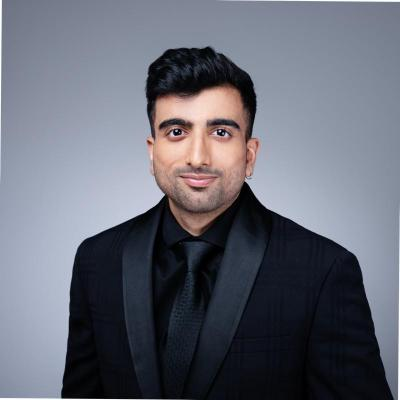
#> input picture portrait-source.jpg, 400 x 400 px, found by its file name
$ python dither.py
#> lines starting #> are read from the running program, lines starting #| are printed output that depends on the picture; after the words box and inside, x2 and y2 are one past the last pixel; in counts of white or black regions, pixels touching at a corner belong together
"""
Stage A: portrait -> 1-bit dithered dot grid (dark mode + light mode).

Source of truth: writes .npy files under data/. The SVG is a derived artifact.
"""
import math
from collections import deque
import numpy as np
from PIL import Image, ImageOps, ImageFilter, ImageEnhance
from scipy.ndimage import (binary_closing, binary_fill_holes, label,
                           binary_erosion, binary_opening)

GRID_W, GRID_H = 300, 340
SUPER = 3  # supersample factor for enhancement + segmentation quality


def load_and_crop(path):
#> called with path = 'portrait-source.jpg'
    im = Image.open(path).convert("RGB")
#> im is the input picture: PIL image 400x400 RGB; mean R, G, B 102, 104.8, 116.1
    # The source photo carries its own pale rounded border; left in, it survives
    # segmentation as a straight dotted rectangle framing the subject.
    inset = int(min(im.size) * 0.035)
#> inset = 14
    im = im.crop((inset, inset, im.size[0] - inset, im.size[1] - inset))
#> im: PIL image 372x372 RGB
    w, h = im.size
#> w = 372; h = 372
    target_aspect = GRID_W / GRID_H  # 0.882
    if w / h > target_aspect:
        new_w = int(h * target_aspect)
#> new_w = 328
        left = (w - new_w) // 2
#> left = 22
        im = im.crop((left, 0, left + new_w, h))
#> im: PIL image 328x372 RGB
    else:
        new_h = int(w / target_aspect)
        top = (h - new_h) // 2
        im = im.crop((0, top, w, top + new_h))
    return im.resize((GRID_W * SUPER, GRID_H * SUPER), Image.LANCZOS)


def enhance(im):
    im = ImageOps.autocontrast(im, cutoff=1)
#> im: PIL image 900x1020 RGB
    im = im.filter(ImageFilter.UnsharpMask(radius=3, percent=140))
    im = ImageEnhance.Contrast(im).enhance(1.3)
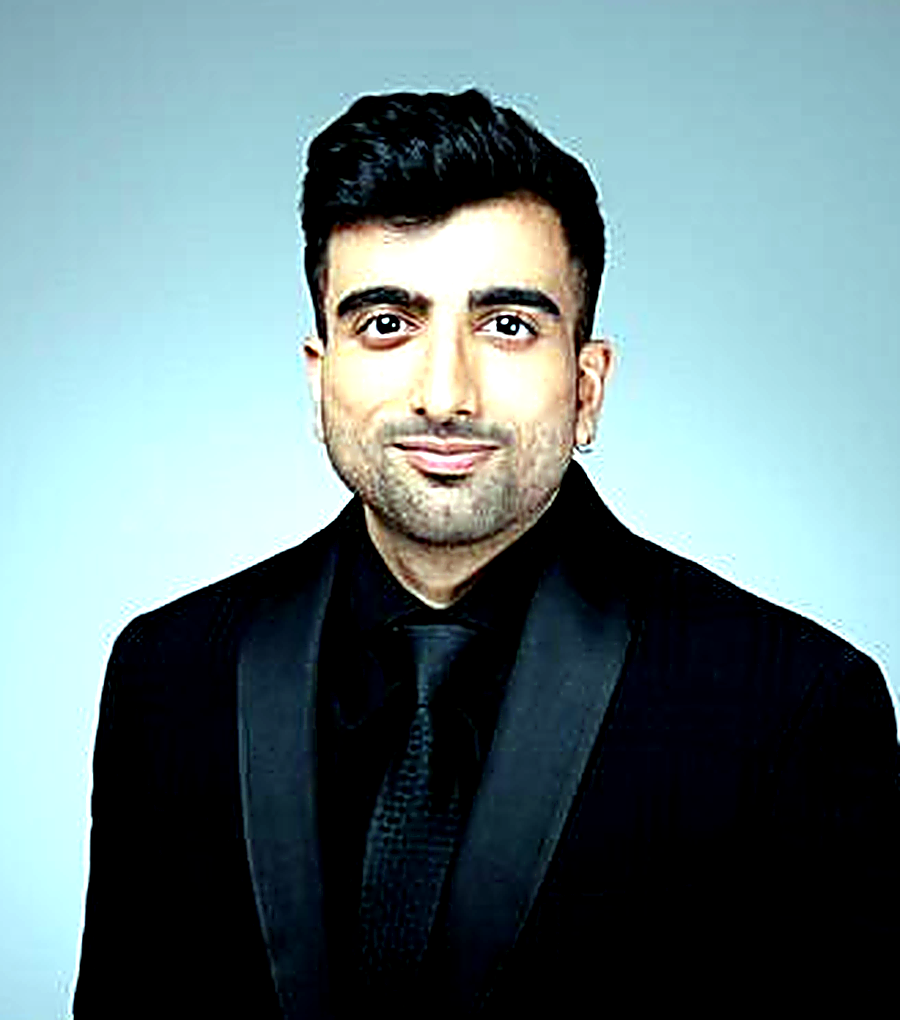
#> im: PIL image 900x1020 RGB; mean R, G, B 103.7, 126.6, 129.9
    return im


def segment_foreground(rgb_small, tol=14.0):
    """rgb_small: (H,W,3) float, at grid resolution. Background varies smoothly
    (gradient) so we region-grow it from the border by LOCAL pixel-to-pixel
    similarity rather than distance-from-one-reference-color -- that's what
    correctly separates a near-black suit/hair from a lit gray background
    that a single global threshold cannot."""
#> called with tol = 14
    h, w, _ = rgb_small.shape
#> h = 340; w = 300
    visited = np.zeros((h, w), dtype=bool)
    bg = np.zeros((h, w), dtype=bool)
    tol2 = tol * tol

    # Seed ONLY from border pixels that actually look like the backdrop.
    # The subject's near-black suit runs off the bottom edge, so seeding every
    # border pixel lets the fill walk straight up through the suit and eat the
    # body. Reference color comes from the top corners, which are always backdrop.
    patch = max(3, min(h, w) // 20)
#> patch = 15
    ref = np.median(
        np.concatenate([
            rgb_small[:patch, :patch].reshape(-1, 3),
            rgb_small[:patch, -patch:].reshape(-1, 3),
        ], axis=0),
        axis=0,
    )
#> ref = [133, 174, 187]
    seed_tol2 = (tol * 4.0) ** 2

    dq = deque()

    def try_seed(y, x):
        dr = rgb_small[y, x] - ref
        if dr @ dr < seed_tol2:
            dq.append((y, x))

    for x in range(w):
        try_seed(0, x)
        try_seed(h - 1, x)
#> this loop made 300 passes
    for y in range(h):
        try_seed(y, 0)
        try_seed(y, w - 1)
#> this loop made 340 passes

    while dq:
        y, x = dq.popleft()
        if visited[y, x]:
            continue
        visited[y, x] = True
        bg[y, x] = True
        cr, cg, cb = rgb_small[y, x]
        if x + 1 < w and not visited[y, x + 1]:
            nr, ng, nb = rgb_small[y, x + 1]
            if (nr - cr) ** 2 + (ng - cg) ** 2 + (nb - cb) ** 2 < tol2:
                dq.append((y, x + 1))
        if x - 1 >= 0 and not visited[y, x - 1]:
            nr, ng, nb = rgb_small[y, x - 1]
            if (nr - cr) ** 2 + (ng - cg) ** 2 + (nb - cb) ** 2 < tol2:
                dq.append((y, x - 1))
        if y + 1 < h and not visited[y + 1, x]:
            nr, ng, nb = rgb_small[y + 1, x]
            if (nr - cr) ** 2 + (ng - cg) ** 2 + (nb - cb) ** 2 < tol2:
                dq.append((y + 1, x))
        if y - 1 >= 0 and not visited[y - 1, x]:
            nr, ng, nb = rgb_small[y - 1, x]
            if (nr - cr) ** 2 + (ng - cg) ** 2 + (nb - cb) ** 2 < tol2:
                dq.append((y - 1, x))
#> this loop made 93034 passes
#> (cr, cg, cb, nr, ng, nb) on passes 1 to 12: (127, 167, 180, 127, 167, 180), (127, 168, 181, 128, 169, 182), (128, 169, 182, 128, 169, 182), (128, 169, 182, 128, 169, 182), (128, 169, 182, 128, 169, 182), (128, 169, 182, 128, 169, 182), (128, 169, 182, 128, 169, 182), (128, 169, 182, 128, 169, 182), (128, 169, 182, 129, 169, 182), (128, 169, 182, 129, 169, 182), (129, 169, 182, 130, 169, 182), (132, 171, 184, 132, 171, 184)
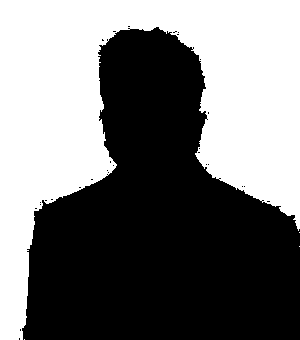
#> bg: shape (340, 300) bool; 46.2% white; 4 white regions (3 under 20 px), largest, box (x1, y1, x2, y2) and area: (0, 0, 300, 340) 47153

    fg = ~bg
    fg = binary_closing(fg, structure=np.ones((5, 5)))
#> fg: shape (340, 300) bool; 53.4% white; 1 black region, box (x1, y1, x2, y2) and area: (0, 0, 300, 340) 47551
    fg = binary_fill_holes(fg)
    # Opening knocks off the single-pixel staircase jags the flood fill leaves
    # along the shoulder line, which otherwise show up as blocky steps.
    fg = binary_opening(fg, structure=np.ones((3, 3)))
#> fg: shape (340, 300) bool; 53.3% white; 1 black region, box (x1, y1, x2, y2) and area: (0, 0, 300, 340) 47587
    lbl, n = label(fg)
    if n > 0:
        sizes = np.bincount(lbl.ravel())
        sizes[0] = 0
        largest = sizes.argmax()
        fg = lbl == largest
    return fg


def serpentine_floyd_steinberg(gray):
    """gray: (H,W) float in [0,1], 1=white/bright, 0=black/dark.
    Returns ink mask (H,W) bool: True where a dot is drawn (dark pixel after threshold)."""
    h, w = gray.shape
    buf = gray.astype(np.float64).copy()
    ink = np.zeros((h, w), dtype=bool)
    for y in range(h):
        left_to_right = (y % 2 == 0)
        xs = range(w) if left_to_right else range(w - 1, -1, -1)
        for x in xs:
            old = buf[y, x]
            new = 1.0 if old > 0.5 else 0.0
            ink[y, x] = (new == 0.0)
            err = old - new
            if left_to_right:
                if x + 1 < w:
                    buf[y, x + 1] += err * 7 / 16
                if y + 1 < h:
                    if x - 1 >= 0:
                        buf[y + 1, x - 1] += err * 3 / 16
                    buf[y + 1, x] += err * 5 / 16
                    if x + 1 < w:
                        buf[y + 1, x + 1] += err * 1 / 16
            else:
                if x - 1 >= 0:
                    buf[y, x - 1] += err * 7 / 16
                if y + 1 < h:
                    if x + 1 < w:
                        buf[y + 1, x + 1] += err * 3 / 16
                    buf[y + 1, x] += err * 5 / 16
                    if x - 1 >= 0:
                        buf[y + 1, x - 1] += err * 1 / 16
    return ink


def downsample_gray(im_rgb_super):
    gray = im_rgb_super.convert("L").resize((GRID_W, GRID_H), Image.LANCZOS)
    return np.asarray(gray, dtype=np.float64) / 255.0


def dots_to_coords(ink_mask):
    ys, xs = np.nonzero(ink_mask)
    return np.stack([xs, ys], axis=1).astype(np.int16)  # (N,2) grid coords


def main():
    src = load_and_crop("portrait-source.jpg")
    enhanced = enhance(src)

    rgb_small = np.asarray(
        enhanced.resize((GRID_W, GRID_H), Image.LANCZOS), dtype=np.float64
    )
    fg_mask = segment_foreground(rgb_small)

    # Kill the halo. The flood fill stops at the first pixel that differs from
    # the backdrop, so the anti-aliased transition ring -- pixels that are
    # mostly backdrop -- stays inside the mask. In dark mode those are the
    # BRIGHTEST pixels present, so they dither to near-solid ink and trace a
    # glowing outline around the whole silhouette. Dropping a 2px rim removes
    # the blend zone; anything still backdrop-coloured just inside it goes too.
    rim = fg_mask & ~binary_erosion(fg_mask, structure=np.ones((5, 5)))
#> rim: shape (340, 300) bool; 2.4% white in thin lines or dots, all inside (x1, y1, x2, y2) = (22, 27, 298, 338)
    bg_ref = np.median(
        np.concatenate([
            rgb_small[:12, :12].reshape(-1, 3),
            rgb_small[:12, -12:].reshape(-1, 3),
        ], axis=0),
        axis=0,
    )
    bg_like = np.linalg.norm(rgb_small - bg_ref, axis=2) < 62.0
#> bg_like: shape (340, 300) bool; 19.8% white; 217 white regions (215 under 20 px), largest, box (x1, y1, x2, y2) and area: (0, 0, 300, 148) 19636, (134, 158, 169, 177) 115
    fg_mask = fg_mask & ~(rim | (bg_like & ~binary_erosion(fg_mask, structure=np.ones((11, 11)))))
#> fg_mask: shape (340, 300) bool; 50.8% white; 20 black regions (19 under 20 px), largest, box (x1, y1, x2, y2) and area: (0, 0, 300, 340) 50138
    fg_mask_eroded = binary_erosion(fg_mask, structure=np.ones((3, 3)))
#> fg_mask_eroded: shape (340, 300) bool; 49.5% white; 2 white regions (1 under 20 px), largest, box (x1, y1, x2, y2) and area: (26, 32, 295, 335) 50449

    gray = downsample_gray(enhanced)

    # LIGHT MODE: keep background, dots on dark parts of the photo.
    # Compress the shadow end first -- at full range the black suit dithers to
    # 100% ink, which reads as a flat purple slab and roughly doubles the file
    # size. Capping it keeps the suit as dense texture with tone still visible.
    light_input = np.clip(gray * 0.72 + 0.24, 0.0, 1.0)
    light_ink = serpentine_floyd_steinberg(light_input)
#> after the loop in serpentine_floyd_steinberg, `for y in range(h):`:
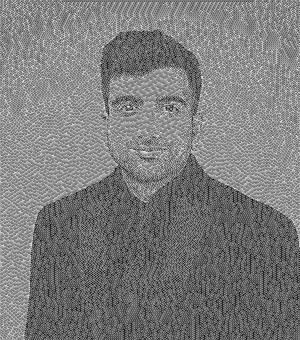
#> buf: shape (340, 300) float64; min -0.152, max 1.24, mean 0.528; drawn with min black and max white
#> after the loop in serpentine_floyd_steinberg, `for y in range(h):`:
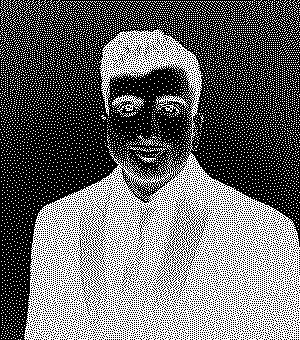
#> ink: shape (340, 300) bool; 42.1% white in thin lines or dots
    light_dots = dots_to_coords(light_ink)

    # DARK MODE: background segmented out, dots draw the LIT subject.
    # Standard FS below inks pixels that threshold dark, so invert brightness
    # first (bright subject -> "dark" input -> gets ink); force background to
    # white AFTER inversion so it never inks, then hard-clear any bleed past
    # the mask edge from error diffusion.
    # Lift shadows before inverting: the black suit would otherwise fall below
    # the dither floor and vanish entirely, leaving a head floating in space.
    # A small floor keeps it as sparse texture that still reads as "dark".
    lifted = np.clip(gray * 0.90 + 0.10, 0.0, 1.0)
    dark_input = 1.0 - lifted
    dark_input[~fg_mask] = 1.0
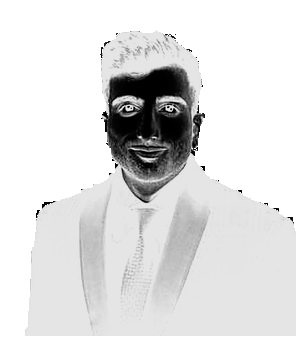
#> dark_input: shape (340, 300) float64; min 0, max 1, mean 0.876
    dark_ink = serpentine_floyd_steinberg(dark_input)
#> after the loop in serpentine_floyd_steinberg (call 2), `for y in range(h):`:
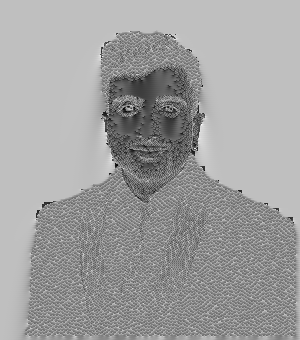
#> buf: shape (340, 300) float64; min -0.244, max 1.41, mean 0.796; drawn with min black and max white
#> after the loop in serpentine_floyd_steinberg (call 2), `for y in range(h):`: ink: shape (340, 300) bool; 12.4% white; 4826 white regions (4824 under 20 px), largest, box (x1, y1, x2, y2) and area: (102, 64, 205, 203) 7222, (42, 201, 56, 208) 30
    dark_ink &= fg_mask_eroded
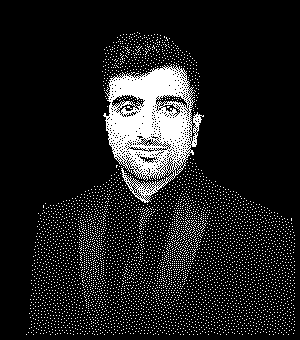
#> dark_ink: shape (340, 300) bool; 12% white; 4750 white regions (4749 under 20 px), largest, box (x1, y1, x2, y2) and area: (103, 64, 204, 203) 7101
    dark_dots = dots_to_coords(dark_ink)

    print(f"grid: {GRID_W}x{GRID_H}")
    print(f"foreground coverage: {fg_mask.mean()*100:.1f}%")
#| foreground coverage: 50.8%
    print(f"light mode dots: {len(light_dots)}")
#| light mode dots: 42898
    print(f"dark mode dots: {len(dark_dots)}")
#| dark mode dots: 12262

    np.save("data/light_dots.npy", light_dots)
    np.save("data/dark_dots.npy", dark_dots)
    np.save("data/fg_mask.npy", fg_mask)

    # preview PNGs for visual sanity check
    def render_preview(dots, path, size=(GRID_W, GRID_H), invert_bg=False):
#> called with dots = array of shape (12262, 2), path = 'data/preview_dark.png', size = (300, 340), invert_bg = False
        canvas = np.zeros((GRID_H, GRID_W), dtype=np.uint8) if not invert_bg else np.full((GRID_H, GRID_W), 255, dtype=np.uint8)
        val = 255 if not invert_bg else 0
        canvas[dots[:, 1], dots[:, 0]] = val
        Image.fromarray(canvas).save(path)

    render_preview(dark_dots, "data/preview_dark.png", invert_bg=False)
    render_preview(light_dots, "data/preview_light.png", invert_bg=True)


if __name__ == "__main__":
    main()
